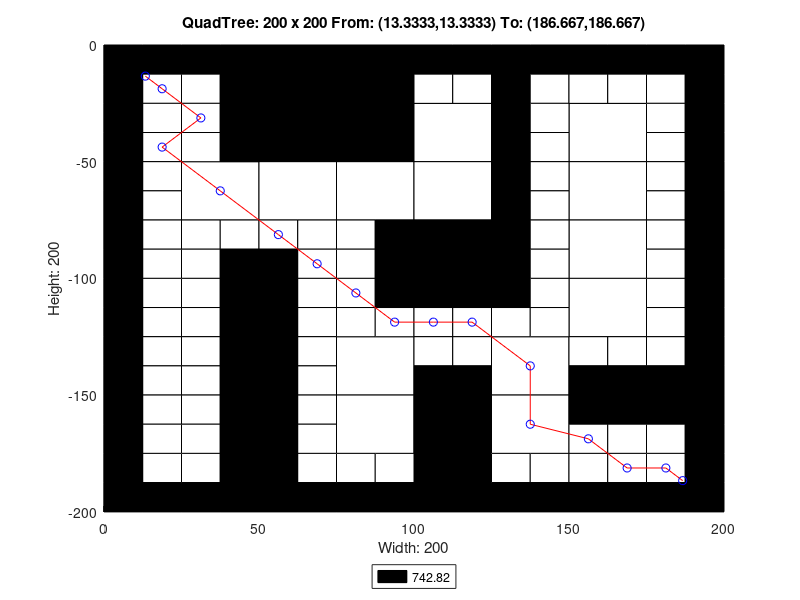

Source code (MATLAB):
axis([0 200 -200 0]);
title('QuadTree: 200 x 200 From: (13.3333,13.3333) To: (186.667,186.667)');
xlabel('Width: 200');
ylabel('Height: 200');
rectangle('Position',[50 -50 50 50], 'FaceColor',[0 0 0]);
rectangle('Position',[25 -75 25 25], 'FaceColor',[1 1 1]);
rectangle('Position',[50 -75 25 25], 'FaceColor',[1 1 1]);
rectangle('Position',[75 -75 25 25], 'FaceColor',[1 1 1]);
rectangle('Position',[100 -50 25 25], 'FaceColor',[1 1 1]);
rectangle('Position',[150 -50 25 25], 'FaceColor',[1 1 1]);
rectangle('Position',[100 -75 25 25], 'FaceColor',[1 1 1]);
rectangle('Position',[100 -100 25 25], 'FaceColor',[0 0 0]);
rectangle('Position',[150 -75 25 25], 'FaceColor',[1 1 1]);
rectangle('Position',[150 -100 25 25], 'FaceColor',[1 1 1]);
rectangle('Position',[75 -150 25 25], 'FaceColor',[1 1 1]);
rectangle('Position',[75 -175 25 25], 'FaceColor',[1 1 1]);
rectangle('Position',[125 -150 25 25], 'FaceColor',[1 1 1]);
rectangle('Position',[150 -125 25 25], 'FaceColor',[1 1 1]);
rectangle('Position',[100 -175 25 25], 'FaceColor',[0 0 0]);
rectangle('Position',[125 -175 25 25], 'FaceColor',[1 1 1]);
rectangle('Position',[100 -200 25 25], 'FaceColor',[0 0 0]);
rectangle('Position',[0 -12.5 12.5 12.5], 'FaceColor',[0 0 0]);
rectangle('Position',[12.5 -12.5 12.5 12.5], 'FaceColor',[0 0 0]);
rectangle('Position',[0 -25 12.5 12.5], 'FaceColor',[0 0 0]);
rectangle('Position',[12.5 -25 12.5 12.5], 'FaceColor',[1 1 1]);
rectangle('Position',[25 -12.5 12.5 12.5], 'FaceColor',[0 0 0]);
rectangle('Position',[37.5 -12.5 12.5 12.5], 'FaceColor',[0 0 0]);
rectangle('Position',[25 -25 12.5 12.5], 'FaceColor',[1 1 1]);
rectangle('Position',[37.5 -25 12.5 12.5], 'FaceColor',[0 0 0]);
rectangle('Position',[0 -37.5 12.5 12.5], 'FaceColor',[0 0 0]);
rectangle('Position',[12.5 -37.5 12.5 12.5], 'FaceColor',[1 1 1]);
rectangle('Position',[0 -50 12.5 12.5], 'FaceColor',[0 0 0]);
rectangle('Position',[12.5 -50 12.5 12.5], 'FaceColor',[1 1 1]);
rectangle('Position',[25 -37.5 12.5 12.5], 'FaceColor',[1 1 1]);
rectangle('Position',[37.5 -37.5 12.5 12.5], 'FaceColor',[0 0 0]);
rectangle('Position',[25 -50 12.5 12.5], 'FaceColor',[1 1 1]);
rectangle('Position',[37.5 -50 12.5 12.5], 'FaceColor',[0 0 0]);
rectangle('Position',[0 -62.5 12.5 12.5], 'FaceColor',[0 0 0]);
rectangle('Position',[12.5 -62.5 12.5 12.5], 'FaceColor',[1 1 1]);
rectangle('Position',[0 -75 12.5 12.5], 'FaceColor',[0 0 0]);
rectangle('Position',[12.5 -75 12.5 12.5], 'FaceColor',[1 1 1]);
rectangle('Position',[0 -87.5 12.5 12.5], 'FaceColor',[0 0 0]);
rectangle('Position',[12.5 -87.5 12.5 12.5], 'FaceColor',[1 1 1]);
rectangle('Position',[0 -100 12.5 12.5], 'FaceColor',[0 0 0]);
rectangle('Position',[12.5 -100 12.5 12.5], 'FaceColor',[1 1 1]);
rectangle('Position',[25 -87.5 12.5 12.5], 'FaceColor',[1 1 1]);
rectangle('Position',[37.5 -87.5 12.5 12.5], 'FaceColor',[1 1 1]);
rectangle('Position',[25 -100 12.5 12.5], 'FaceColor',[1 1 1]);
rectangle('Position',[37.5 -100 12.5 12.5], 'FaceColor',[0 0 0]);
rectangle('Position',[50 -87.5 12.5 12.5], 'FaceColor',[1 1 1]);
rectangle('Position',[62.5 -87.5 12.5 12.5], 'FaceColor',[1 1 1]);
rectangle('Position',[50 -100 12.5 12.5], 'FaceColor',[0 0 0]);
rectangle('Position',[62.5 -100 12.5 12.5], 'FaceColor',[1 1 1]);
rectangle('Position',[75 -87.5 12.5 12.5], 'FaceColor',[1 1 1]);
rectangle('Position',[87.5 -87.5 12.5 12.5], 'FaceColor',[0 0 0]);
rectangle('Position',[75 -100 12.5 12.5], 'FaceColor',[1 1 1]);
rectangle('Position',[87.5 -100 12.5 12.5], 'FaceColor',[0 0 0]);
rectangle('Position',[100 -12.5 12.5 12.5], 'FaceColor',[0 0 0]);
rectangle('Position',[112.5 -12.5 12.5 12.5], 'FaceColor',[0 0 0]);
rectangle('Position',[100 -25 12.5 12.5], 'FaceColor',[1 1 1]);
rectangle('Position',[112.5 -25 12.5 12.5], 'FaceColor',[1 1 1]);
rectangle('Position',[125 -12.5 12.5 12.5], 'FaceColor',[0 0 0]);
rectangle('Position',[137.5 -12.5 12.5 12.5], 'FaceColor',[0 0 0]);
rectangle('Position',[125 -25 12.5 12.5], 'FaceColor',[0 0 0]);
rectangle('Position',[137.5 -25 12.5 12.5], 'FaceColor',[1 1 1]);
rectangle('Position',[125 -37.5 12.5 12.5], 'FaceColor',[0 0 0]);
rectangle('Position',[137.5 -37.5 12.5 12.5], 'FaceColor',[1 1 1]);
rectangle('Position',[125 -50 12.5 12.5], 'FaceColor',[0 0 0]);
rectangle('Position',[137.5 -50 12.5 12.5], 'FaceColor',[1 1 1]);
rectangle('Position',[150 -12.5 12.5 12.5], 'FaceColor',[0 0 0]);
rectangle('Position',[162.5 -12.5 12.5 12.5], 'FaceColor',[0 0 0]);
rectangle('Position',[150 -25 12.5 12.5], 'FaceColor',[1 1 1]);
rectangle('Position',[162.5 -25 12.5 12.5], 'FaceColor',[1 1 1]);
rectangle('Position',[175 -12.5 12.5 12.5], 'FaceColor',[0 0 0]);
rectangle('Position',[187.5 -12.5 12.5 12.5], 'FaceColor',[0 0 0]);
rectangle('Position',[175 -25 12.5 12.5], 'FaceColor',[1 1 1]);
rectangle('Position',[187.5 -25 12.5 12.5], 'FaceColor',[0 0 0]);
rectangle('Position',[175 -37.5 12.5 12.5], 'FaceColor',[1 1 1]);
rectangle('Position',[187.5 -37.5 12.5 12.5], 'FaceColor',[0 0 0]);
rectangle('Position',[175 -50 12.5 12.5], 'FaceColor',[1 1 1]);
rectangle('Position',[187.5 -50 12.5 12.5], 'FaceColor',[0 0 0]);
rectangle('Position',[125 -62.5 12.5 12.5], 'FaceColor',[0 0 0]);
rectangle('Position',[137.5 -62.5 12.5 12.5], 'FaceColor',[1 1 1]);
rectangle('Position',[125 -75 12.5 12.5], 'FaceColor',[0 0 0]);
rectangle('Position',[137.5 -75 12.5 12.5], 'FaceColor',[1 1 1]);
rectangle('Position',[125 -87.5 12.5 12.5], 'FaceColor',[0 0 0]);
rectangle('Position',[137.5 -87.5 12.5 12.5], 'FaceColor',[1 1 1]);
rectangle('Position',[125 -100 12.5 12.5], 'FaceColor',[0 0 0]);
rectangle('Position',[137.5 -100 12.5 12.5], 'FaceColor',[1 1 1]);
rectangle('Position',[175 -62.5 12.5 12.5], 'FaceColor',[1 1 1]);
rectangle('Position',[187.5 -62.5 12.5 12.5], 'FaceColor',[0 0 0]);
rectangle('Position',[175 -75 12.5 12.5], 'FaceColor',[1 1 1]);
rectangle('Position',[187.5 -75 12.5 12.5], 'FaceColor',[0 0 0]);
rectangle('Position',[175 -87.5 12.5 12.5], 'FaceColor',[1 1 1]);
rectangle('Position',[187.5 -87.5 12.5 12.5], 'FaceColor',[0 0 0]);
rectangle('Position',[175 -100 12.5 12.5], 'FaceColor',[1 1 1]);
rectangle('Position',[187.5 -100 12.5 12.5], 'FaceColor',[0 0 0]);
rectangle('Position',[0 -112.5 12.5 12.5], 'FaceColor',[0 0 0]);
rectangle('Position',[12.5 -112.5 12.5 12.5], 'FaceColor',[1 1 1]);
rectangle('Position',[0 -125 12.5 12.5], 'FaceColor',[0 0 0]);
rectangle('Position',[12.5 -125 12.5 12.5], 'FaceColor',[1 1 1]);
rectangle('Position',[25 -112.5 12.5 12.5], 'FaceColor',[1 1 1]);
rectangle('Position',[37.5 -112.5 12.5 12.5], 'FaceColor',[0 0 0]);
rectangle('Position',[25 -125 12.5 12.5], 'FaceColor',[1 1 1]);
rectangle('Position',[37.5 -125 12.5 12.5], 'FaceColor',[0 0 0]);
rectangle('Position',[0 -137.5 12.5 12.5], 'FaceColor',[0 0 0]);
rectangle('Position',[12.5 -137.5 12.5 12.5], 'FaceColor',[1 1 1]);
rectangle('Position',[0 -150 12.5 12.5], 'FaceColor',[0 0 0]);
rectangle('Position',[12.5 -150 12.5 12.5], 'FaceColor',[1 1 1]);
rectangle('Position',[25 -137.5 12.5 12.5], 'FaceColor',[1 1 1]);
rectangle('Position',[37.5 -137.5 12.5 12.5], 'FaceColor',[0 0 0]);
rectangle('Position',[25 -150 12.5 12.5], 'FaceColor',[1 1 1]);
rectangle('Position',[37.5 -150 12.5 12.5], 'FaceColor',[0 0 0]);
rectangle('Position',[50 -112.5 12.5 12.5], 'FaceColor',[0 0 0]);
rectangle('Position',[62.5 -112.5 12.5 12.5], 'FaceColor',[1 1 1]);
rectangle('Position',[50 -125 12.5 12.5], 'FaceColor',[0 0 0]);
rectangle('Position',[62.5 -125 12.5 12.5], 'FaceColor',[1 1 1]);
rectangle('Position',[75 -112.5 12.5 12.5], 'FaceColor',[1 1 1]);
rectangle('Position',[87.5 -112.5 12.5 12.5], 'FaceColor',[0 0 0]);
rectangle('Position',[75 -125 12.5 12.5], 'FaceColor',[1 1 1]);
rectangle('Position',[87.5 -125 12.5 12.5], 'FaceColor',[1 1 1]);
rectangle('Position',[50 -137.5 12.5 12.5], 'FaceColor',[0 0 0]);
rectangle('Position',[62.5 -137.5 12.5 12.5], 'FaceColor',[1 1 1]);
rectangle('Position',[50 -150 12.5 12.5], 'FaceColor',[0 0 0]);
rectangle('Position',[62.5 -150 12.5 12.5], 'FaceColor',[1 1 1]);
rectangle('Position',[0 -162.5 12.5 12.5], 'FaceColor',[0 0 0]);
rectangle('Position',[12.5 -162.5 12.5 12.5], 'FaceColor',[1 1 1]);
rectangle('Position',[0 -175 12.5 12.5], 'FaceColor',[0 0 0]);
rectangle('Position',[12.5 -175 12.5 12.5], 'FaceColor',[1 1 1]);
rectangle('Position',[25 -162.5 12.5 12.5], 'FaceColor',[1 1 1]);
rectangle('Position',[37.5 -162.5 12.5 12.5], 'FaceColor',[0 0 0]);
rectangle('Position',[25 -175 12.5 12.5], 'FaceColor',[1 1 1]);
rectangle('Position',[37.5 -175 12.5 12.5], 'FaceColor',[0 0 0]);
rectangle('Position',[0 -187.5 12.5 12.5], 'FaceColor',[0 0 0]);
rectangle('Position',[12.5 -187.5 12.5 12.5], 'FaceColor',[1 1 1]);
rectangle('Position',[0 -200 12.5 12.5], 'FaceColor',[0 0 0]);
rectangle('Position',[12.5 -200 12.5 12.5], 'FaceColor',[0 0 0]);
rectangle('Position',[25 -187.5 12.5 12.5], 'FaceColor',[1 1 1]);
rectangle('Position',[37.5 -187.5 12.5 12.5], 'FaceColor',[0 0 0]);
rectangle('Position',[25 -200 12.5 12.5], 'FaceColor',[0 0 0]);
rectangle('Position',[37.5 -200 12.5 12.5], 'FaceColor',[0 0 0]);
rectangle('Position',[50 -162.5 12.5 12.5], 'FaceColor',[0 0 0]);
rectangle('Position',[62.5 -162.5 12.5 12.5], 'FaceColor',[1 1 1]);
rectangle('Position',[50 -175 12.5 12.5], 'FaceColor',[0 0 0]);
rectangle('Position',[62.5 -175 12.5 12.5], 'FaceColor',[1 1 1]);
rectangle('Position',[50 -187.5 12.5 12.5], 'FaceColor',[0 0 0]);
rectangle('Position',[62.5 -187.5 12.5 12.5], 'FaceColor',[1 1 1]);
rectangle('Position',[50 -200 12.5 12.5], 'FaceColor',[0 0 0]);
rectangle('Position',[62.5 -200 12.5 12.5], 'FaceColor',[0 0 0]);
rectangle('Position',[75 -187.5 12.5 12.5], 'FaceColor',[1 1 1]);
rectangle('Position',[87.5 -187.5 12.5 12.5], 'FaceColor',[1 1 1]);
rectangle('Position',[75 -200 12.5 12.5], 'FaceColor',[0 0 0]);
rectangle('Position',[87.5 -200 12.5 12.5], 'FaceColor',[0 0 0]);
rectangle('Position',[100 -112.5 12.5 12.5], 'FaceColor',[0 0 0]);
rectangle('Position',[112.5 -112.5 12.5 12.5], 'FaceColor',[0 0 0]);
rectangle('Position',[100 -125 12.5 12.5], 'FaceColor',[1 1 1]);
rectangle('Position',[112.5 -125 12.5 12.5], 'FaceColor',[1 1 1]);
rectangle('Position',[125 -112.5 12.5 12.5], 'FaceColor',[0 0 0]);
rectangle('Position',[137.5 -112.5 12.5 12.5], 'FaceColor',[1 1 1]);
rectangle('Position',[125 -125 12.5 12.5], 'FaceColor',[1 1 1]);
rectangle('Position',[137.5 -125 12.5 12.5], 'FaceColor',[1 1 1]);
rectangle('Position',[100 -137.5 12.5 12.5], 'FaceColor',[1 1 1]);
rectangle('Position',[112.5 -137.5 12.5 12.5], 'FaceColor',[1 1 1]);
rectangle('Position',[100 -150 12.5 12.5], 'FaceColor',[0 0 0]);
rectangle('Position',[112.5 -150 12.5 12.5], 'FaceColor',[0 0 0]);
rectangle('Position',[175 -112.5 12.5 12.5], 'FaceColor',[1 1 1]);
rectangle('Position',[187.5 -112.5 12.5 12.5], 'FaceColor',[0 0 0]);
rectangle('Position',[175 -125 12.5 12.5], 'FaceColor',[1 1 1]);
rectangle('Position',[187.5 -125 12.5 12.5], 'FaceColor',[0 0 0]);
rectangle('Position',[150 -137.5 12.5 12.5], 'FaceColor',[1 1 1]);
rectangle('Position',[162.5 -137.5 12.5 12.5], 'FaceColor',[1 1 1]);
rectangle('Position',[150 -150 12.5 12.5], 'FaceColor',[0 0 0]);
rectangle('Position',[162.5 -150 12.5 12.5], 'FaceColor',[0 0 0]);
rectangle('Position',[175 -137.5 12.5 12.5], 'FaceColor',[1 1 1]);
rectangle('Position',[187.5 -137.5 12.5 12.5], 'FaceColor',[0 0 0]);
rectangle('Position',[175 -150 12.5 12.5], 'FaceColor',[0 0 0]);
rectangle('Position',[187.5 -150 12.5 12.5], 'FaceColor',[0 0 0]);
rectangle('Position',[125 -187.5 12.5 12.5], 'FaceColor',[1 1 1]);
rectangle('Position',[137.5 -187.5 12.5 12.5], 'FaceColor',[1 1 1]);
rectangle('Position',[125 -200 12.5 12.5], 'FaceColor',[0 0 0]);
rectangle('Position',[137.5 -200 12.5 12.5], 'FaceColor',[0 0 0]);
rectangle('Position',[150 -162.5 12.5 12.5], 'FaceColor',[0 0 0]);
rectangle('Position',[162.5 -162.5 12.5 12.5], 'FaceColor',[0 0 0]);
rectangle('Position',[150 -175 12.5 12.5], 'FaceColor',[1 1 1]);
rectangle('Position',[162.5 -175 12.5 12.5], 'FaceColor',[1 1 1]);
rectangle('Position',[175 -162.5 12.5 12.5], 'FaceColor',[0 0 0]);
rectangle('Position',[187.5 -162.5 12.5 12.5], 'FaceColor',[0 0 0]);
rectangle('Position',[175 -175 12.5 12.5], 'FaceColor',[1 1 1]);
rectangle('Position',[187.5 -175 12.5 12.5], 'FaceColor',[0 0 0]);
rectangle('Position',[150 -187.5 12.5 12.5], 'FaceColor',[1 1 1]);
rectangle('Position',[162.5 -187.5 12.5 12.5], 'FaceColor',[1 1 1]);
rectangle('Position',[150 -200 12.5 12.5], 'FaceColor',[0 0 0]);
rectangle('Position',[162.5 -200 12.5 12.5], 'FaceColor',[0 0 0]);
rectangle('Position',[175 -187.5 12.5 12.5], 'FaceColor',[1 1 1]);
rectangle('Position',[187.5 -187.5 12.5 12.5], 'FaceColor',[0 0 0]);
rectangle('Position',[175 -200 12.5 12.5], 'FaceColor',[0 0 0]);
rectangle('Position',[187.5 -200 12.5 12.5], 'FaceColor',[0 0 0]);
X=[186.667,181.25,168.75,156.25,137.5,137.5,118.75,106.25,93.75,81.25,68.75,56.25,37.5,18.75,31.25,18.75,13.3333];
Y=[-186.667,-181.25,-181.25,-168.75,-162.5,-137.5,-118.75,-118.75,-118.75,-106.25,-93.75,-81.25,-62.5,-43.75,-31.25,-18.75,-13.3333];
hold on;
plot(X,Y,'r');
plot(X,Y,'bo');
legend('742.82','Location','southoutside');
